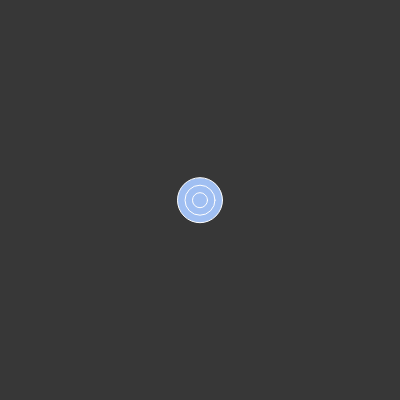
Frame 1 (no input)
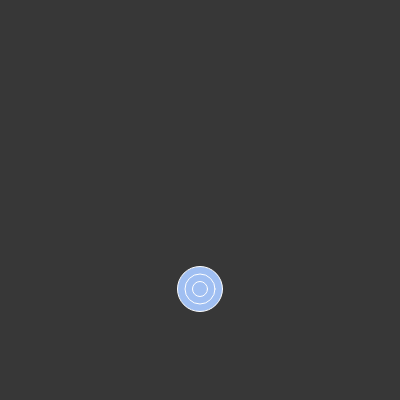
Frame 60 (no input)
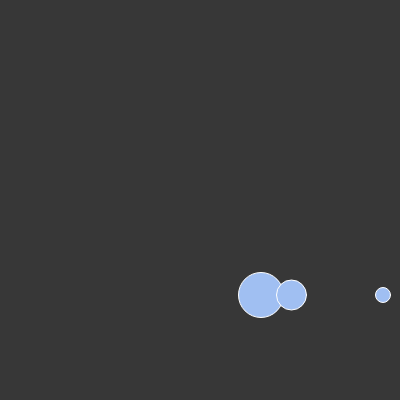
Frame 120 (the mouse pressed at the canvas centre since frame 60)

The p5.js sketch that drew these frames (run headless with seeded random() and noise() and a simulated clock; from frame 60 on, the mouse is pressed at the canvas centre):

// p5.js sketch
// ── sketch.js
let mover;

let temp, base;

function setup() {
  createCanvas(400, 400);
  mover = new Mover(200, 200, 3);
  
  temp = new Mover(200, 200, 2);
  base = new Mover(200, 200, 1);
}

function draw() {
  background(55);
  
  if(mouseIsPressed) {
    let wind = createVector(0.1, 0);
    mover.applyForce(wind);
    temp.applyForce(wind);
    base.applyForce(wind);
  }
  
  
  mover.update();
  mover.show();
  
  temp.update();
  temp.show();
  base.update();
  base.show();
}
// ── mover.js
class Mover {
  constructor (x,y, mass) {
    this.pos = createVector(x, y);
    this.mass = mass;
    
    // Instantiate vectors for early read-access.
    this.vel = createVector(0, 0);
    this.acc = createVector(0, 0);

    this.colour = color('#a0bff2');
  }
  
  update() {
    
    this.gravity();
    
    this.vel.add(this.acc);
    this.pos.add(this.vel);
    
    // Wipe accel so it's not summation of all accels.
    this.acc.mult(0);
    
    this.checkEdges();
  }
  
  applyForce(force) {
    let forceCopy = p5.Vector.div(force, this.mass);
    this.acc.add(forceCopy);
  }
  
  // In the real world, gravity is constant.
  gravity() {
    let gravity = createVector(0, 0.2);
    // Ag = Fg / m => Ag = C*m/m = C
    gravity.mult(this.mass);
    this.applyForce(gravity);
  }
  
  checkEdges() {
    if(this.pos.x > width) {
      this.pos.x = width
      this.vel.x *= -1;
    } if (this.pos.x <= 0) {
      this.vel.x *= -1;
    } if (this.pos.y > height) {
      this.pos.y = height;
      this.vel.y *= -1;
    } if (this.pos.y <= 0) {
      this.vel.y *= -1;
    }
  }
  
  show() {
    strokeWeight(1);
    stroke(255);
    fill(this.colour);
    ellipse(this.pos.x, this.pos.y, 15*this.mass);
  }
}
